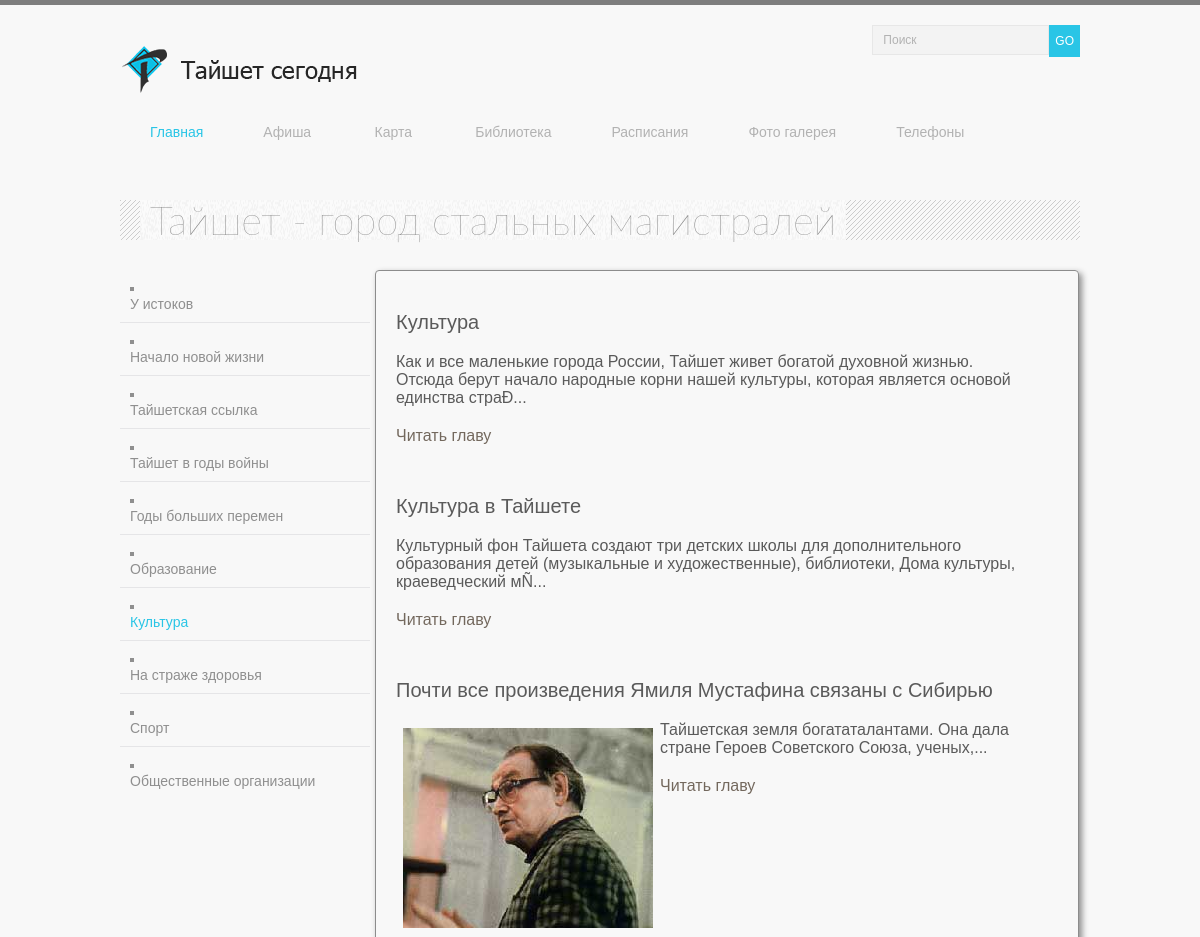
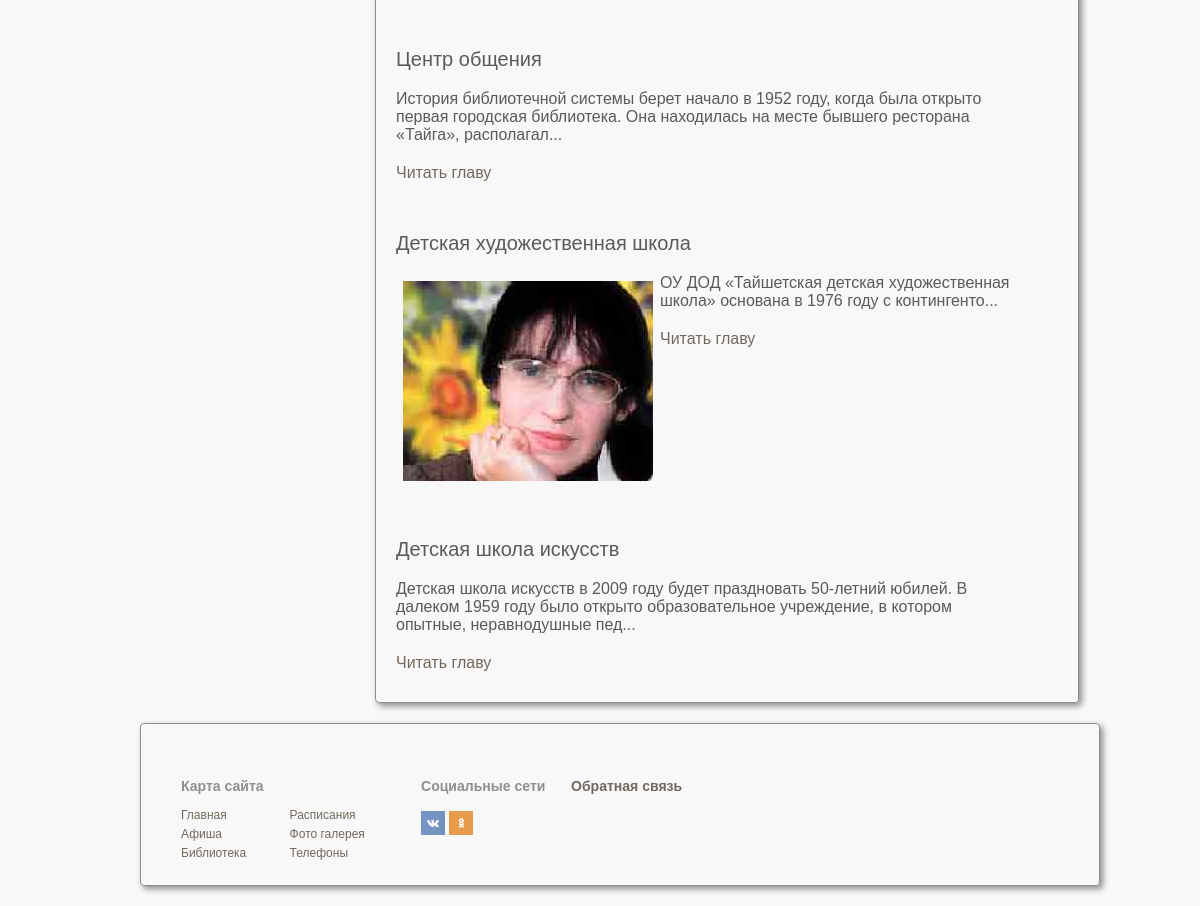
Page /tayshet_gorod_stalnykh_magistraley_kultura.php on the committed database (2 pictures, top to bottom).
### tables this page shows
CREATE TABLE stocks ( id INTEGER PRIMARY KEY, text TEXT, img TEXT, zag TEXT, date TEXT, link TEXT);

### bookPages/blockGorodEight.php (the view)
<div class="pageBookBlock">
	<?php
	$start = "novosti";
    $db = new PDO("sqlite:admin/post3.db");
  if($_GET['novosti']=="click" or $start=="novosti") {
   $res = $db->query("SELECT * FROM stocks WHERE id > 54 LIMIT 6;");
   if($_GET['news']=="click") { $start = "novosti";
    $fog = $_GET['nom'];
  	$res = $db->query("SELECT * FROM stocks WHERE id=$fog;");
	foreach ($res as $array)
         {
	echo("<div><a href=\"index.php\">Вернуться на главную</a></div><div class=\"zagol\">".$array['zag']."</div><div class=\"text\">".stripcslashes($array['text'])."</div>");
         }
		 }
   else{
   foreach ($res as $array)
         {
		 if(strlen($array['text'])>300) { $osnovtexti = substr($array['text'],0,300);
		 $osnovtext = stripcslashes($osnovtexti."..."); }
		 else { $osnovtext = stripcslashes($array['text']); }
         echo("<div class=\"smallBlogArticle\">");
         echo("<p class=\"zagol\">".$array['zag']."</p>");
		 echo("<p>".$osnovtext."</p>");
	   if(strlen($array['text'])>300){
		 echo("<div class=\"text\"><a href=\"/".$array['id']."\">Читать главу</a></div>");}
		 echo("</div>");
         }
       }
     }
	?>
</div>

### css/main.css (style rules this page uses)
header,img { padding:20px 0 }
*,legend { box-sizing:border-box }
html { font-family:sans-serif;-ms-text-size-adjust:100%;-webkit-text-size-adjust:100% }
a { background-color:transparent }
img { border-style:none }
body { color:#8f8f8f;font:12px Tahoma,sans-serif;background-color:#f8f8f8;border-top:5px solid #7e7e7e;margin:0 }
p { margin:20px 0 }
#form a,#sitemap a,a { text-decoration:none }
.pageBookBlock,.pageBookBlockMain { text-overflow:ellipsis;box-shadow:3px 3px 6px 0 #8c8c8c;margin:0 0 0 5px;font:400 16px/1 "Times New Roman",Times,serif;box-sizing:content-box;padding:10px;display:inline-block }
.pageBookBlock { width:71%;border:1px solid #8c8c8c;border-radius:4px }
.smallBlogArticle { box-sizing:content-box;width:91%;padding:10px;margin-bottom:10px;overflow:hidden;font:normal normal normal 16px/18px Arial,Times,serif;color:#5a5a5a;text-align:left;display:inline-block;vertical-align:top }
.zagol,.zagolPages { font:normal normal normal 20px/22px Arial,Times,serif }
a { color:#73685d }

### rows in the picture
stocks: zag "Культура", text "Как и все маленькие города России, Тайшет живет богатой духовной жизнью. Отсюда берут начало народные корни нашей культуры, которая является основой единства страÐ..."
stocks: zag "Культура в Тайшете", text "Культурный фон Тайшета создают три детских школы для дополнительного образования детей (музыкальные и художественные), библиотеки, Дома культуры, краеведческий мÑ..."
stocks: zag "Почти все произведения Ямиля Мустафина связаны с Сибирью", text (picture), text "Тайшетская земля богататалантами. Она дала стране Героев Советского Союза, ученых,..."
stocks: zag "Центр общения", text "История библиотечной системы берет начало в 1952 году, когда была открыто первая городская библиотека. Она находилась на месте бывшего ресторана «Тайга», располагал..."
stocks: zag "Детская художественная школа", text (picture), text "ОУ ДОД «Тайшетская детская художественная школа» основана в 1976 году с контингенто..."
stocks: zag "Детская школа искусств", text "Детская школа искусств в 2009 году будет праздновать 50-летний юбилей. В далеком 1959 году было открыто образовательное учреждение, в котором опытные, неравнодушные пед..."

### other values in the picture
$menu[0][0] "Главная"
$menu[1][0] "Афиша"
$menu[6][0] "Карта"
$menu[2][0] "Библиотека"
$menu[3][0] "Расписания"
$menu[4][0] "Фото галерея"
$menu[5][0] "Телефоны"
